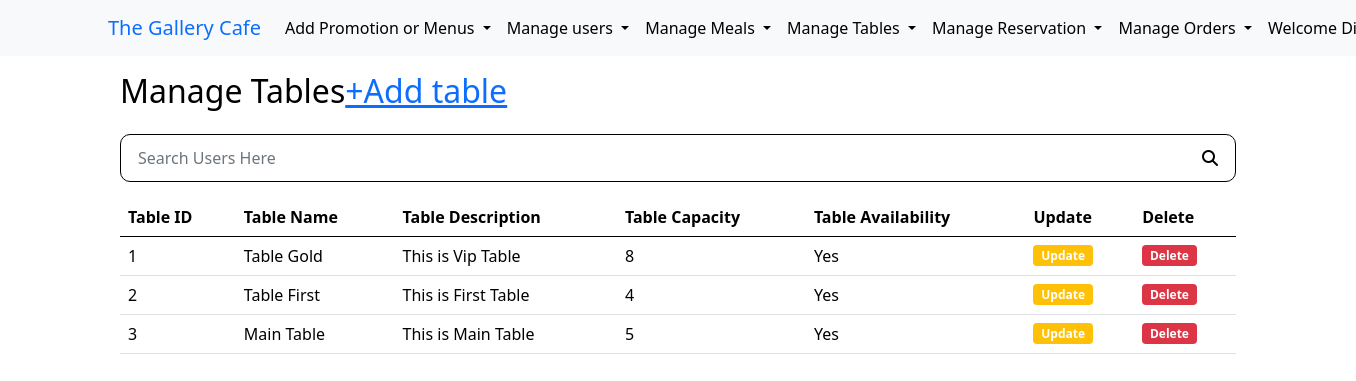
Page /managetables.php (signed in) on the committed database.
### tables this page shows
CREATE TABLE `tables` (
  `table_id` int(11) NOT NULL,
  `table_name` varchar(100) NOT NULL,
  `table_description` varchar(500) NOT NULL,
  `capacity` int(11) NOT NULL,
  `availability` varchar(20) NOT NULL,
  `is_deleted` int(1) NOT NULL
);

### managetables.php (the view, shortened to what this page needs)
<?php include("./inc/connection.php") ?>
<?php
if (isset($_POST['searchsubmit'])) {
    $searchval = $_POST['searchval'];
    $query = "SELECT * FROM table WHERE table_id LIKE '%{$searchval}%' OR table_description LIKE '%{$searchval}%'
    OR table_name LIKE '%{$searchval}%'";
    $result = mysqli_query($conn, $query);
    query_check($result);
    $table = "";
    if (mysqli_num_rows($result) >= 1) {
        while ($row = mysqli_fetch_assoc($result)) {
            $table .= "<tr>";
            $table .= "<td>{$row['table_id']}</td>";
            $table .= "<td>{$row['table_name']}</td>";
            $table .= "<td>{$row['table_description']}</td>";
            $table .= "<td>{$row['capacity']}</td>";
            $table .= "<td>{$row['availability']}</td>";
            $table .= "<td><a href=\"updatetable.php?table_id={$row['table_id']}\">" .  "<span class=\"badge bg-warning\">Update</span>" . "</a></td>";
            $table .= "<td><a onclick=\"confirm('are you sure?')\"  href=\"deletetable.php?table_id={$row['table_id']}\">" .  "<span class=\"badge bg-danger\">Delete</span>" . "</a></td>";
            $table .= "</td>";
        }
    } else {
        header("Location: managetable.php?data=notfound");
    }
} else {
    $query = "SELECT * FROM tables WHERE is_deleted=0";
    $result = mysqli_query($conn, $query);
    $table = "";
    while ($row = mysqli_fetch_assoc($result)) {
        $table .= "<tr>";
        $table .= "<td>{$row['table_id']}</td>";
        $table .= "<td>{$row['table_name']}</td>";
        $table .= "<td>{$row['table_description']}</td>";
        $table .= "<td>{$row['capacity']}</td>";
        $table .= "<td>{$row['availability']}</td>";
        $table .= "<td><a href=\"updatetable.php?table_id={$row['table_id']}\">" .  "<span class=\"badge bg-warning\">Update</span>" . "</a></td>";
        $table .= "<td><a onclick=\"confirm('are you sure?')\"  href=\"deletetable.php?table_id={$row['table_id']}\">" .  "<span class=\"badge bg-danger\">Delete</span>" . "</a></td>";
        $table .= "</td>";
    }
}
?>
<!DOCTYPE html>
<html lang="en">
<head>
</head>
<?php
if ($_SESSION['usertype'] == "normaluser") {
    include("./inc/mainheader.php");
} else if ($_SESSION['usertype'] == "SystemAdmin") {
    include("./inc/adminheader.php");
} else if ($_SESSION['usertype'] == "operational") {
    include("./inc/opheader.php");
}
?>
<body>
    <div class="container">
        <form action="managefoodcatagories.php" method="post">
            <div class="row">
                <div class="col-5">
                    <h2>Manage Tables<span><a onclick="confirm('You sure?')" href="./addtables.php">+Add table</a></span> </h2>
                </div>
            </div>
            <div class="d-flex search-bar flex-row  align-items-center mt-3 mb-3">
                <div class="flex-grow-1">
                    <input type="text" class="form-control col-10" name="searchval" placeholder="Search Users Here">
                </div>
                <div class="bt">
                    <button type="submit" class="btn form-control" name="searchsubmit"> <i class="fas fa-search"></i></button>
                </div>
            </div>
        </form>
        <table class="table">
            <thead>
                <th scope="col">Table ID</th>
                <th scope="col">Table Name</th>
                <th scope="col">Table Description</th>
                <th scope="col">Table Capacity</th>
                <th scope="col">Table Availability</th>
                <th scope="col">Update</th>
                <th scope="col">Delete</th>
            </thead>
            <tbody>
                <?php
                if (isset($table)) {
                    echo $table;
                }
                ?>
            </tbody>
        </table>
    </div>
</body>
</html>

### css/main.css (style rules this page uses)
* { margin: 0; padding: 0; box-sizing: border-box; color: black; }

### managetables.php (style rules this page uses)
.search-bar { border-radius: 10px; border: 1px black solid; padding: 5px; background-color: white; }
.search-bar input { padding-right: 100px; background-color: white; border: none; }
.search-bar button { padding-left: 10px; border: none; }

### rows in the picture
tables: table_id "1", table_name "Table Gold", table_description "This is Vip Table", capacity "8", availability "Yes"
tables: table_id "2", table_name "Table First", table_description "This is First Table", capacity "4", availability "Yes"
tables: table_id "3", table_name "Main Table", table_description "This is Main Table", capacity "5", availability "Yes"
